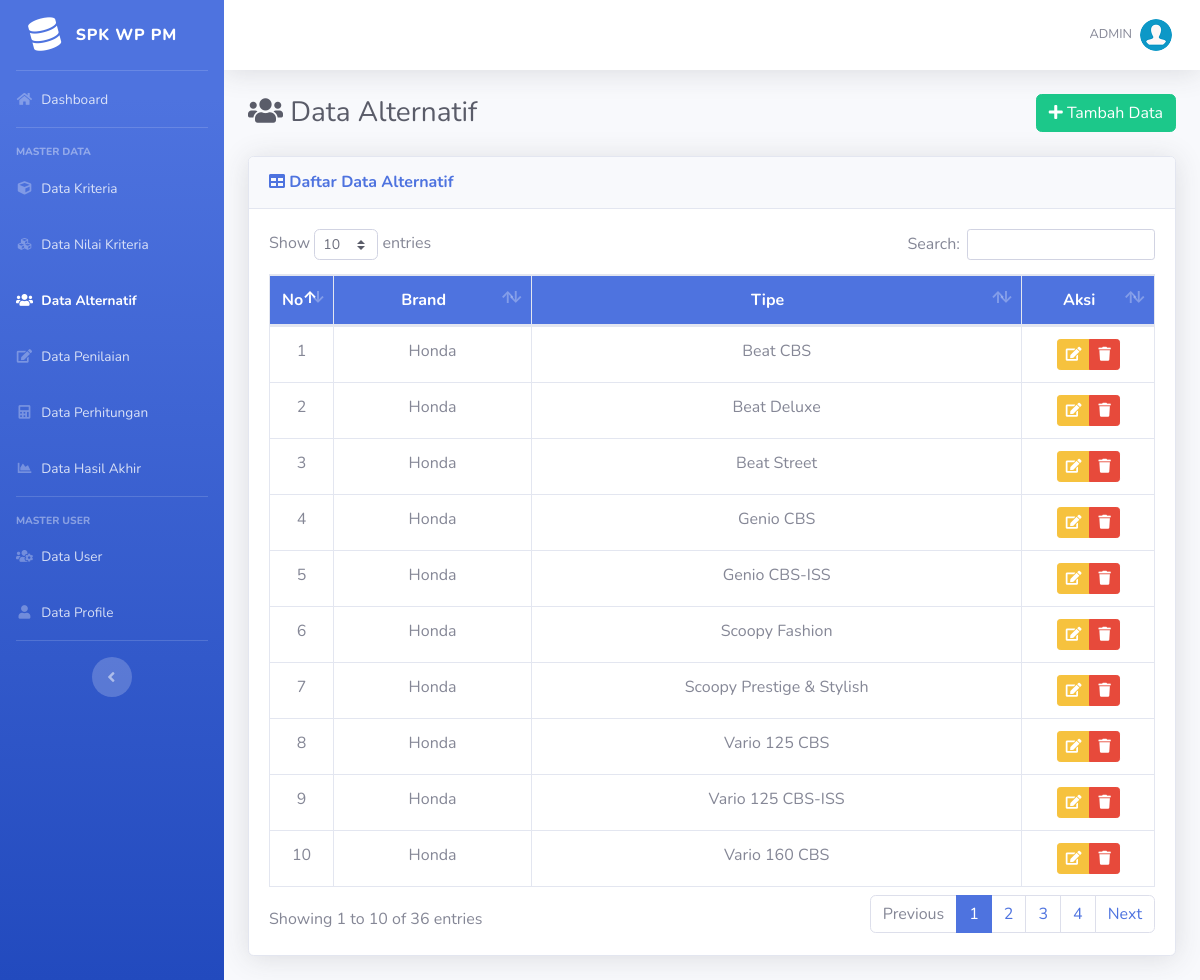
The page /list-alternatif.php (signed in) on the database its author committed.
### tables this page shows
CREATE TABLE `alternatif` (
  `id_alternatif` int(11) NOT NULL,
  `brand` varchar(50) DEFAULT NULL,
  `tipe` varchar(50) DEFAULT NULL
);

### includes/functions.php (called while the page is built, shortened)
<?php
function get_role() {
	if(isset($_SESSION['user_id']) && isset($_SESSION['role'])) {
		if($_SESSION['role'] == '1') {
			return 'admin';
		} else {
			return 'user';
		}
	} else {
		return false;
	}
}
?>

### list-alternatif.php (the view, shortened to what this page needs)
<?php require_once('includes/init.php'); ?>
<?php
$page = "Alternatif";
require_once('template/header.php');
?>
<div class="d-sm-flex align-items-center justify-content-between mb-4">
    <h1 class="h3 mb-0 text-gray-800"><i class="fas fa-fw fa-users"></i> Data Alternatif</h1>
    <a href="tambah-alternatif.php" class="btn btn-success"> <i class="fa fa-plus"></i> Tambah Data </a>
</div>
<div class="card shadow mb-4">
    <div class="card-header py-3">
        <h6 class="m-0 font-weight-bold text-primary"><i class="fa fa-table"></i> Daftar Data Alternatif</h6>
    </div>
    <div class="card-body">
		<div class="table-responsive">
			<table class="table table-bordered" id="dataTable" width="100%" cellspacing="0">
				<thead class="bg-primary text-white">
					<tr align="center">
						<th width="5%">No</th>
						<th>Brand</th>
						<th>Tipe</th>
						<th width="15%">Aksi</th>
					</tr>
				</thead>
				<tbody>
				<?php
				$no=0;
				$query = mysqli_query($koneksi,"SELECT * FROM alternatif");
				while($data = mysqli_fetch_array($query)):
				$no++;
				?>
					<tr align="center">
						<td><?php echo $no; ?></td>
						<td><?php echo $data['brand']; ?></td>
						<td><?php echo $data['tipe']; ?></td>
						<td>
							<div class="btn-group" role="group">
								<a data-toggle="tooltip" data-placement="bottom" title="Edit Data" href="edit-alternatif.php?id=<?php echo $data['id_alternatif']; ?>" class="btn btn-warning btn-sm"><i class="fa fa-edit"></i></a>
								<a  data-toggle="tooltip" data-placement="bottom" title="Hapus Data" href="hapus-alternatif.php?id=<?php echo $data['id_alternatif']; ?>" onclick="return confirm ('Apakah anda yakin untuk meghapus data ini')" class="btn btn-danger btn-sm"><i class="fa fa-trash"></i></a>
							</div>
						</td>
					</tr>
				<?php endwhile; ?>
				</tbody>
			</table>
		</div>
	</div>
</div>
<?php
require_once('template/footer.php');
?>

### template/header.php (shortened to what this page needs)
<!DOCTYPE html>
<html lang="en">
<head>
  <link href="assets/vendor/fontawesome-free/css/all.min.css" rel="stylesheet" type="text/css">
  <link href="assets/css/sb-admin-2.min.css" rel="stylesheet">
  <link href="assets/vendor/datatables/dataTables.bootstrap4.min.css" rel="stylesheet">
</head>
<body id="page-top">
  <div id="wrapper">
    <ul class="navbar-nav bg-gradient-primary sidebar sidebar-dark accordion" id="accordionSidebar">
      <a class="sidebar-brand d-flex align-items-center justify-content-center" href="index.php">
        <div class="sidebar-brand-icon rotate-n-15">
          <i class="fas fa-database"></i>
        </div>
        <div class="sidebar-brand-text mx-3">SPK WP PM</div>
      </a>
      <hr class="sidebar-divider my-0">
      <li class="nav-item <?php if($page == "Dashboard"){echo "active";} ?>">
        <a class="nav-link" href="index.php">
          <i class="fas fa-fw fa-home"></i>
          <span>Dashboard</span></a>
      </li>
	  <?php
	  $user_role = get_role();
	  if($user_role == 'admin') {
	  ?>
      <hr class="sidebar-divider">
      <div class="sidebar-heading">
        Master Data
      </div>
	  <li class="nav-item <?php if($page == "Kriteria"){echo "active";} ?>">
        <a class="nav-link" href="list-kriteria.php">
          <i class="fas fa-fw fa-cube"></i>
          <span>Data Kriteria</span></a>
      </li>
	  <li class="nav-item <?php if($page == "Sub Kriteria"){echo "active";} ?>">
        <a class="nav-link" href="list-sub-kriteria.php">
          <i class="fas fa-fw fa-cubes"></i>
          <span>Data Nilai Kriteria</span></a>
      </li>
	  <li class="nav-item <?php if($page == "Alternatif"){echo "active";} ?>">
        <a class="nav-link" href="list-alternatif.php">
          <i class="fas fa-fw fa-users"></i>
          <span>Data Alternatif</span></a>
      </li>
	  <li class="nav-item <?php if($page == "Penilaian"){echo "active";} ?>">
        <a class="nav-link" href="list-penilaian.php">
          <i class="fas fa-fw fa-edit"></i>
          <span>Data Penilaian</span></a>
      </li>
	  <li class="nav-item <?php if($page == "Perhitungan"){echo "active";} ?>">
        <a class="nav-link" href="perhitungan.php">
          <i class="fas fa-fw fa-calculator"></i>
          <span>Data Perhitungan</span></a>
      </li>
	  <li class="nav-item <?php if($page == "Hasil"){echo "active";} ?>">
        <a class="nav-link" href="hasil.php">
          <i class="fas fa-fw fa-chart-area"></i>
          <span>Data Hasil Akhir</span></a>
      </li>
      <hr class="sidebar-divider">
      <div class="sidebar-heading">
        Master User
      </div>
	  <li class="nav-item <?php if($page == "User"){echo "active";} ?>">
        <a class="nav-link" href="list-user.php">
          <i class="fas fa-fw fa-users-cog"></i>
          <span>Data User</span></a>
      </li>
	  <li class="nav-item <?php if($page == "Profile"){echo "active";} ?>">
        <a class="nav-link" href="list-profile.php">
          <i class="fas fa-fw fa-user"></i>
          <span>Data Profile</span></a>
      </li>
	  <?php
	  }
	  ?>
      <hr class="sidebar-divider d-none d-md-block">
      <div class="text-center d-none d-md-inline">
        <button class="rounded-circle border-0" id="sidebarToggle"></button>
      </div>
    </ul>
    <div id="content-wrapper" class="d-flex flex-column">
      <div id="content">
        <nav class="navbar navbar-expand navbar-light bg-white topbar mb-4 static-top shadow">
          <ul class="navbar-nav ml-auto">
            <li class="nav-item dropdown no-arrow">
              <a class="nav-link dropdown-toggle" href="#" id="userDropdown" role="button" data-toggle="dropdown" aria-haspopup="true" aria-expanded="false">
                <span class="text-uppercase mr-2 d-none d-lg-inline text-gray-600 small">
					<?php
					echo $_SESSION['username'];
					?>
				</span>
                <img class="img-profile rounded-circle" src="assets/img/user.png">
              </a>
            </li>
          </ul>
        </nav>
		<div class="container-fluid">

### template/footer.php (shortened to what this page needs)
</div>
</div>
</div>
</body>
</html>

### rows shown on the page
alternatif: brand "Honda", tipe "Beat CBS"
alternatif: brand "Honda", tipe "Beat Deluxe"
alternatif: brand "Honda", tipe "Beat Street"
alternatif: brand "Honda", tipe "Genio CBS"
alternatif: brand "Honda", tipe "Genio CBS-ISS"
alternatif: brand "Honda", tipe "Scoopy Fashion"
alternatif: brand "Honda", tipe "Scoopy Prestige & Stylish"
alternatif: brand "Honda", tipe "Vario 125 CBS"
alternatif: brand "Honda", tipe "Vario 125 CBS-ISS"
alternatif: brand "Honda", tipe "Vario 160 CBS"

### other values the page prints
$_SESSION['username'] "ADMIN"
